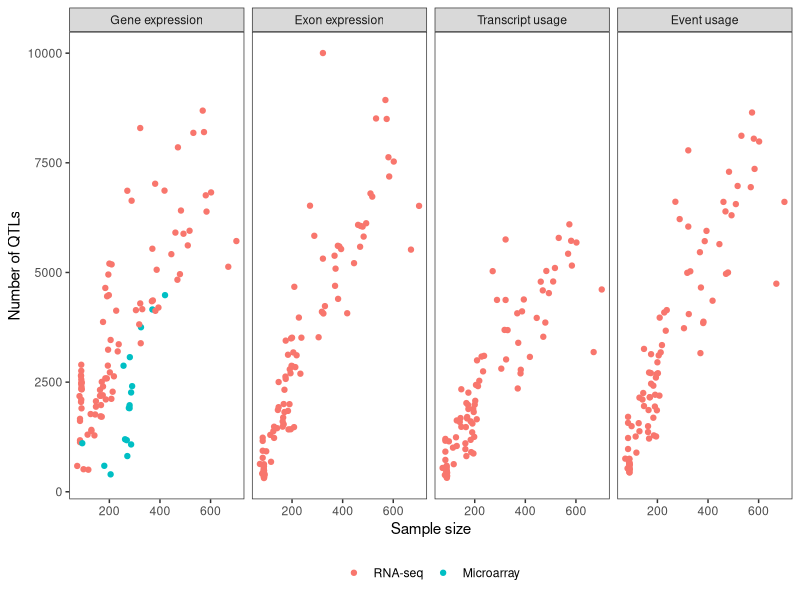

Recreate this plot in R.
library(tidyverse)
library(ggplot2)
# library(plotly)

#################################

# sumstat_path = "/Users/kerimov/Work/temp_files/manuscript_figures_temp/perm_results_new/"
# suffix = ".permuted.txt.gz"
# files <- list.files(sumstat_path, pattern=suffix)
# 
# datasets = lapply(files, function(file){
#   data = readr::read_tsv(file.path(sumstat_path, file))
#   data$p_adj = p.adjust(data$p_beta, method = "fdr")
#   n = nrow(dplyr::filter(data, p_adj <= 0.05))
#   return(list(dataset=sub(".permuted.txt.gz", "", file), n_significant=n))
# })
# 
# datasets = dplyr::bind_rows(datasets)
# readr::write_tsv(datasets, "dataset_significant_qtls.tsv")

#################################
# sample sizes
# dir_path = "../../GitHub//SampleArcheology/studies/cleaned_for_manuscript/"
# 
# microarray_study_names <- c("CEDAR", "Fairfax_2014", "Kasela_2017", "Naranbhai_2015", "Fairfax_2012")
# rnaseq_study_names <- c("Alasoo_2018", "BLUEPRINT", "BrainSeq", "GTEx", "FUSION", "GENCORD", "GEUVADIS", "HipSci", "Lepik_2017", "Nedelec_2016", "Quach_2016", "ROSMAP", "Schmiedel_2018", "Schwartzentruber_2018", "TwinsUK", "van_de_Bunt_2015")
# 
# files = c(rnaseq_study_names, microarray_study_names)
# tbls = lapply(files, function(file){
#   tbl = read_tsv(paste0(dir_path, file, ".tsv"), col_types = cols_only(rna_qc_passed="l",
#                                                                   genotype_qc_passed="l",
#                                                                   sample_id="c",
#                                                                   qtl_group="c",
#                                                                   cell_type="c",
#                                                                   study="c"))
#   return(tbl)
# })
# studies = bind_rows(tbls)
# studies = studies %>% filter(rna_qc_passed == TRUE, genotype_qc_passed == TRUE)
# sample_size = studies %>%
#   group_by(qtl_group, study) %>%
#   summarise(dataset_sample_size=n())
# sample_size = sample_size %>% mutate(dataset=paste(study, qtl_group, sep="."))
# sample_size %>% write_tsv("../../GitHub/eQTL-Catalogue-resources/manuscript/figures/naive_sample_sizes/sample_sizes.tsv")

#################################
sample_size = readr::read_tsv("sample_sizes.tsv")
datasets = readr::read_tsv("dataset_significant_qtls.tsv")
# split into datast and quantification method 
datasets = datasets %>% tidyr::separate(dataset, into=c("dataset", "term"), sep="_(?!.*_)")
datasets = datasets %>% mutate(dataset = gsub(pattern = "GTExV8", replacement = "GTEx", x = dataset))

datasets = datasets %>% left_join(sample_size)
datasets = datasets %>% mutate(type=if_else(term=="microarray", "Microarray", "RNA-seq")) %>% 
  mutate(term=if_else(term=="microarray", "ge", term))

datasets$term = factor(datasets$term, levels = c("ge", "exon", "tx", "txrev"),
                       labels = c("Gene expression", "Exon expression", "Transcript usage", "Event usage"))

datasets$type = factor(datasets$type, levels=c("RNA-seq", "Microarray"))
# 4x12  
plt = ggplot(datasets, aes(dataset_sample_size, n_significant, colour=type, dataset=dataset)) +
  geom_point() +
  facet_grid(. ~ term) +
  theme_bw() +
  theme(legend.position = "bottom", legend.title = element_blank(), panel.grid = element_blank())+
  ylab("Number of QTLs") + 
  xlab("Sample size")

ggsave("quantification_methods_sample_size.pdf", plt, width=8, height = 2.8)

#################################
# make significant qtl metadata table (supplementary material 1)


ontology_map = readr::read_tsv("../../../ontology_mappings/tissue_ontology_mapping.tsv")
condition_ontology_map = readr::read_tsv("../../../ontology_mappings/cell_type_condition_mapping.tsv")
friendly_names = readr::read_tsv("../../../ontology_mappings/friendly_names.tsv") %>%
  dplyr::select(tissue_ontology_id, tissue_label)

ontology_map <- ontology_map %>% dplyr::mutate(study_qtlgroup = paste0(study, ".", qtl_group)) %>%
  dplyr::left_join(friendly_names) %>% 
  select(study_qtlgroup, tissue_ontology_id, tissue_ontology_term, tissue_label)
condition_ontology_map <- condition_ontology_map %>% 
  dplyr::mutate(study_qtlgroup = paste0(study, ".", qtl_group)) %>% 
  dplyr::select(study_qtlgroup, condition, condition_label)

sample_size = readr::read_tsv("sample_sizes.tsv")
datasets = readr::read_tsv("dataset_significant_qtls.tsv")

# split into datast and quantification method 
datasets = datasets %>% tidyr::separate(dataset, into=c("dataset", "quant_method"), sep="_(?!.*_)")
datasets = datasets %>% 
  mutate(dataset = gsub(pattern = "GTExV8", replacement = "GTEx", x = dataset)) %>% 
  mutate(dataset = gsub(pattern = "BLUEPRINT_SE", replacement = "BLUEPRINT", x = dataset)) %>% 
  mutate(dataset = gsub(pattern = "BLUEPRINT_PE", replacement = "BLUEPRINT", x = dataset)) 

datasets = datasets %>% left_join(sample_size)
datasets = datasets %>% 
  mutate(study_qtlgroup = paste0(study, ".", qtl_group)) %>% 
  mutate(type=if_else(quant_method=="microarray", "Microarray", "RNA-seq")) %>% 
  mutate(quant_method=if_else(quant_method=="microarray", "ge", quant_method))

datasets_with_ontology <- datasets %>% 
  left_join(ontology_map) %>% 
  left_join(condition_ontology_map)

datasets_with_ontology_wide <- datasets_with_ontology %>% 
  pivot_wider(names_from = quant_method, values_from = n_significant) %>% 
  select(dataset, study, qtl_group, dataset_sample_size, type, condition, condition_label, tissue_ontology_id, tissue_ontology_term, tissue_label, ge, exon, tx, txrev)

write_tsv(datasets_with_ontology_wide, "sign_qtl_counts_with_meta.tsv")
